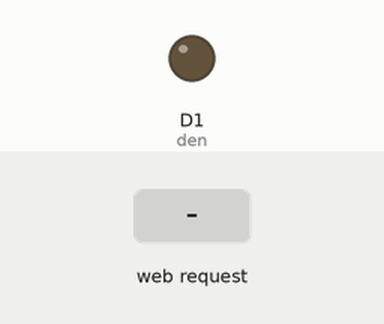
This sketch was run on a simulated ESP8266 (NodeMCU). On the bench: output pins drawn as LEDs (lit = HIGH). Inputs (shaded band) come from the test bench. WiFi joins after 1.5 s; servers stay silent unless stated; what the sketch prints to the serial monitor is not drawn.

Above: at 2.7 s.
2.8 s: HTTP request GET /gpio/1 received
At 3.8 s:
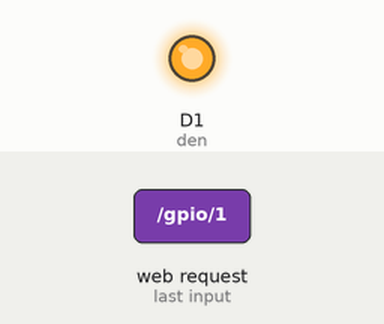
4.3 s: HTTP request GET /gpio/0 received
At 4.9 s:
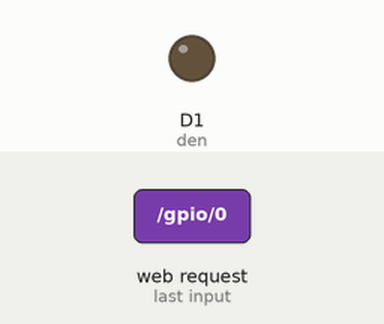
Timing chart, 0 to 7.3 s (numbered marks = the images above; inputs shaded):
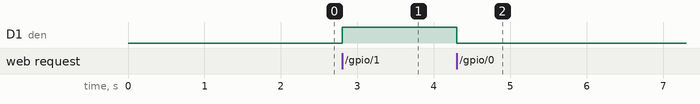

Measured:
- after the input at 2.8 s, D1 (den): LOW → HIGH at once
- after the input at 4.3 s, D1 (den): HIGH → LOW at once

The sketch:

mit_app_inventor.ino
```cpp
#include <ESP8266WiFi.h>
#define den D1
const char* ssid = "iPhone of Hien";
const char* password = "hien54321";

WiFiServer server(80);

void setup() {
  Serial.begin(115200); //Default Baud Rate for NodeMCU
  delay(10);

  pinMode(den, OUTPUT);  // Connect Relay to NodeMCU's D1 Pin
  digitalWrite(den, 0);

  // Connect to WiFi network
  Serial.println();
  Serial.println();
  Serial.print("Connecting to ");
  Serial.println(ssid);

  WiFi.begin(ssid, password);

  while (WiFi.status() != WL_CONNECTED) {
    delay(500);
    Serial.print(".");
  }
  Serial.println("");
  Serial.println("WiFi connected");

  // Start the server
  server.begin();
  Serial.println("Server started");

  // Print the IP address
  Serial.println(WiFi.localIP());
}

void loop() {
  // Check if a client has connected
  WiFiClient client = server.available();
  if (!client) {
    return;
  }

  // Wait until the client sends some data
  Serial.println("new client");
  while(!client.available()){
    delay(1);
  }

  String req = client.readStringUntil('\r');
  Serial.println(req);
  client.flush();

  int val;
  if (req.indexOf("/gpio/0") != -1)
    val = 0;
  else if (req.indexOf("/gpio/1") != -1)
    val = 1;
  else {
    Serial.println("invalid request");
    client.stop();
    return;
  }

  // Set D1 according to the request
  digitalWrite(den, val);

  client.flush();

  String s = "HTTP/1.1 200 OK\r\nContent-Type: text/html\r\n\r\n<!DOCTYPE HTML>\r\n<html>\r\nGPIO is now ";
  s += (val)?"HIGH":"LOW";
  s += "</html>";
}
```
